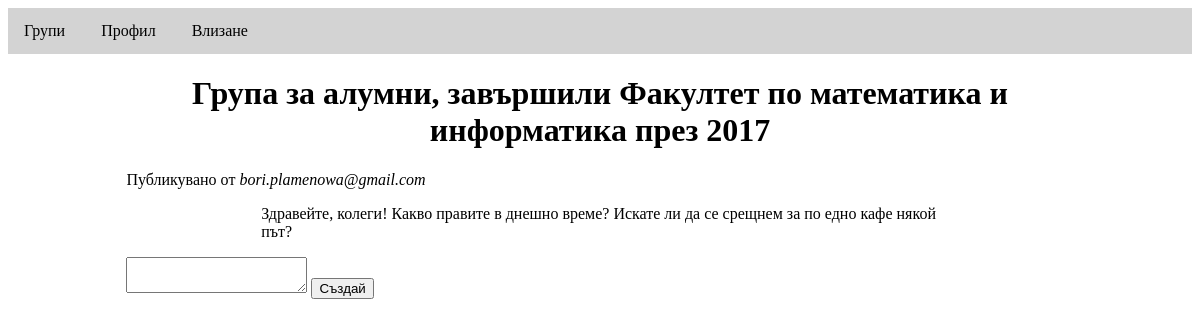
The page /groups?id=2 on the database its author committed.
### tables this page shows
CREATE TABLE `groups` (
  `id` int(11) NOT NULL,
  `year` varchar(32) DEFAULT NULL,
  `faculty` varchar(128) NOT NULL,
  `admin_id` int(11) NOT NULL
);

CREATE TABLE `posts` (
  `id` int(11) NOT NULL,
  `group_id` int(11) NOT NULL,
  `content` text NOT NULL,
  `user_id` int(11) NOT NULL
);

CREATE TABLE `users` (
  `id` int(11) NOT NULL,
  `email` varchar(64) NOT NULL,
  `password` varchar(128) NOT NULL,
  `name` varchar(64) NOT NULL,
  `security_level` varchar(32) NOT NULL,
  `place` varchar(64) DEFAULT NULL,
  `faculty` varchar(128) NOT NULL,
  `subject` varchar(64) NOT NULL,
  `administrative_group` int(8) NOT NULL,
  `year_graduated` year(4) NOT NULL,
  `picture` mediumtext DEFAULT NULL
);

### groups/group_show.php (the view, shortened to what this page needs)
<?php
    $group_id = $_GET['id'];
    $conn = new_db_connection();
    $sql = "SELECT id, year, faculty, admin_id FROM groups WHERE id = ?";
    $stmt = $conn->prepare($sql);
    $stmt->execute([$group_id]);
    $group = $stmt->fetch(PDO::FETCH_ASSOC);
    $sql = "SELECT posts.id as id, posts.content as content, users.email as user_email FROM posts
            JOIN users ON posts.user_id = users.id
            WHERE posts.group_id = ?;";
    $stmt = $conn->prepare($sql);
    $stmt->execute([$group_id]);
    $posts = $stmt->fetchALL(PDO::FETCH_ASSOC);
?>
<link rel="stylesheet" href="styles.css">
<h1>
    <?php
        if(isset($group['year'])) {
            printf("Група за алумни, завършили %s през %s", $group['faculty'], $group['year']);
        }
        else {
            printf("Група за алумни, завършили %s", $group['faculty']);
        }
    ?>
<div>
    <?php foreach($posts as $post): ?>
        <div class='post'>
            <div class='user'>
                <?php printf("Публикувано от <i>%s</i>", $post['user_email']); ?>
            </div>
            <div class='content'>
                <blockquote><?php printf("%s", $post['content']); ?></blockquote>
            </div>
        </div>
    <?php endforeach; ?>
</div>
<div>
    <form action="/groups/create_post.php" method="post">
        <textarea name="content"></textarea>
        <input type="submit" value="Създай"></input>
    </form>
</div>

### templates/styles.css (style rules this page uses)
h1, h2 { text-align: center; }

### groups/styles.css (style rules this page uses)
.post { margin: 0 auto; }
.post .content { width: 80%; margin: 0 auto; }

### rows shown on the page
groups: faculty "Факултет по математика и информатика", year "2017"
posts: user.email "bori.plamenowa@gmail.com", content "Здравейте, колеги! Какво правите в днешно време? Искате ли да се срещнем за по едно кафе някой път?"
